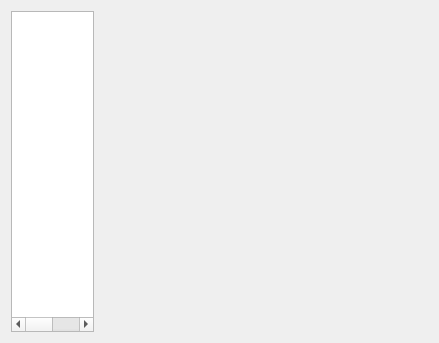
<?xml version="1.0" encoding="UTF-8"?>
<ui version="4.0">
 <class>DBTreeView</class>
 <widget class="QWidget" name="DBTreeView">
  <property name="geometry">
   <rect>
    <x>0</x>
    <y>0</y>
    <width>439</width>
    <height>343</height>
   </rect>
  </property>
  <property name="windowTitle">
   <string>Form</string>
  </property>
  <layout class="QHBoxLayout" name="horizontalLayout" stretch="2,8">
   <item>
    <widget class="QTreeWidget" name="tree">
     <property name="columnCount">
      <number>2</number>
     </property>
     <attribute name="headerVisible">
      <bool>false</bool>
     </attribute>
     <attribute name="headerCascadingSectionResizes">
      <bool>false</bool>
     </attribute>
     <attribute name="headerMinimumSectionSize">
      <number>30</number>
     </attribute>
     <column>
      <property name="text">
       <string/>
      </property>
     </column>
     <column>
      <property name="text">
       <string/>
      </property>
     </column>
    </widget>
   </item>
   <item>
    <layout class="QVBoxLayout" name="DBLayout"/>
   </item>
  </layout>
 </widget>
 <resources/>
 <connections/>
</ui>
